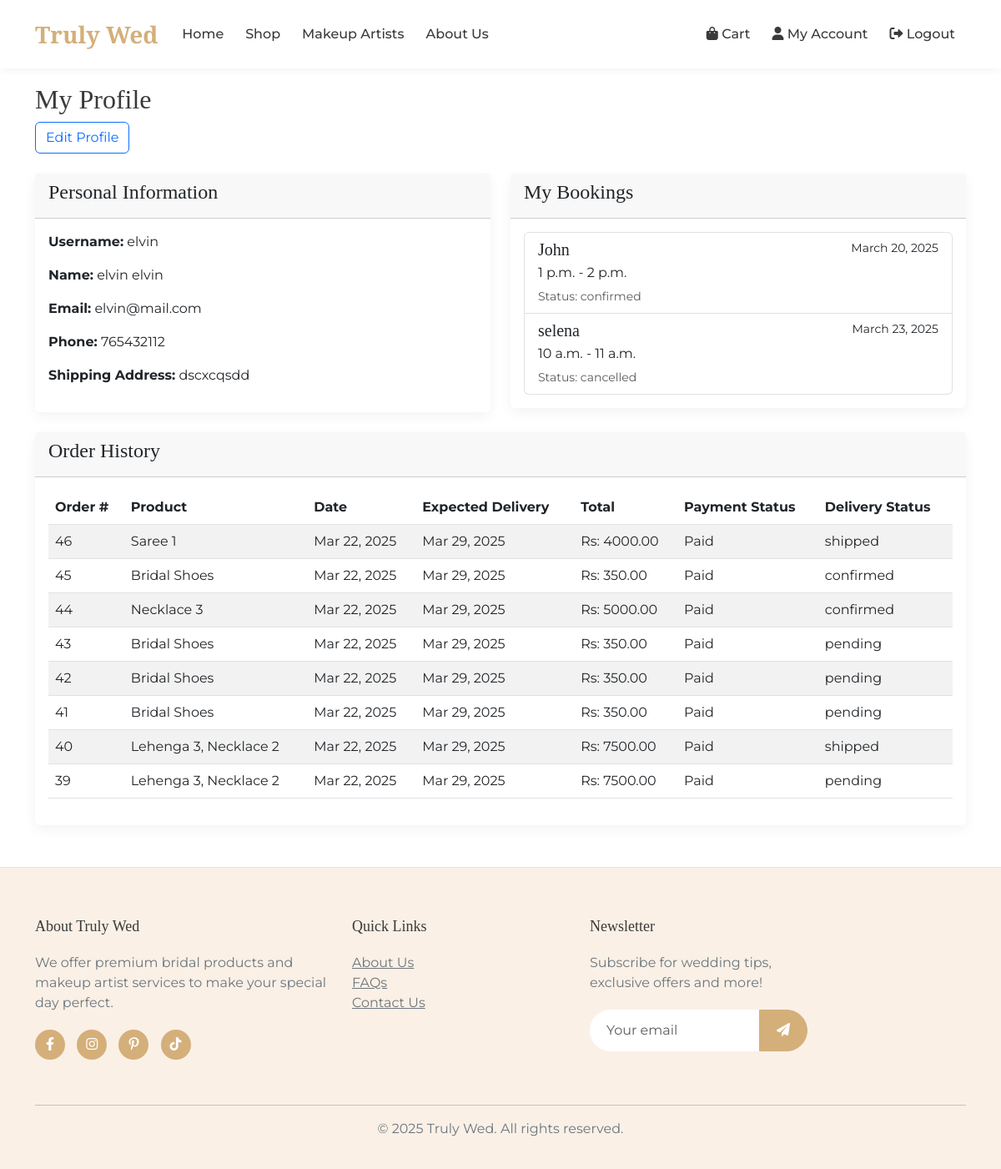
Page /accounts/profile/ (signed in) on the committed database.
### accounts/models.py (models this page shows, shortened)
class Profile(models.Model):
    user = models.OneToOneField(settings.AUTH_USER_MODEL, on_delete=models.CASCADE)
    phone = models.CharField(max_length=20, blank=True)
    address = models.TextField(blank=True)

### artists/models.py (models this page shows, shortened)
class Booking(models.Model):
    STATUS_CHOICES = (
        ('pending', 'Pending'),
        ('confirmed', 'Confirmed'),
        ('completed', 'Completed'),
        ('cancelled', 'Cancelled'),
    )
    user = models.ForeignKey(settings.AUTH_USER_MODEL, related_name='bookings', on_delete=models.CASCADE)
    artist = models.ForeignKey(Artist, related_name='bookings', on_delete=models.CASCADE)
    date = models.DateField()
    time_start = models.TimeField()
    time_end = models.TimeField()
    status = models.CharField(max_length=20, choices=STATUS_CHOICES, default='pending')
    notes = models.TextField(blank=True)
    created = models.DateTimeField(auto_now_add=True)
    updated = models.DateTimeField(auto_now=True)
    class Meta:
        ordering = ('date', 'time_start')

class Artist(models.Model):
    name = models.CharField(max_length=100)
    slug = models.SlugField(unique=True)
    photo = models.ImageField(upload_to='artists/', blank=True)
    bio = models.TextField()
    specialization = models.CharField(max_length=200)
    price_per_hour = models.DecimalField(max_digits=10, decimal_places=2)
    available = models.BooleanField(default=True)

### shop/models.py (models this page shows, shortened)
class Order(models.Model):
    user = models.ForeignKey(settings.AUTH_USER_MODEL, on_delete=models.CASCADE)
    created = models.DateTimeField(auto_now_add=True)
    updated = models.DateTimeField(auto_now=True)
    paid = models.BooleanField(default=True)
    shipping_address = models.TextField(blank=True, null=True)
    razorpay_order_id = models.CharField(max_length=100, blank=True, null=True)
    payment_id = models.CharField(max_length=100, blank=True, null=True)
    STATUS_CHOICES = (
        ('pending', 'Pending'),
        ('confirmed', 'Confirmed'),
        ('cancelled', 'Cancelled'),
        ('shipped', 'Shipped'),
        ('delivered', 'Delivered'),
    )
    status = models.CharField(max_length=10, choices=STATUS_CHOICES, default='pending')
    class Meta:
        ordering = ('-created',)
    def get_total_cost(self):
        return sum(item.get_cost() for item in self.items.all())

class OrderItem(models.Model):
    order = models.ForeignKey(Order, related_name='items', on_delete=models.CASCADE)
    product = models.ForeignKey(Product, related_name='order_items', on_delete=models.CASCADE)
    price = models.DecimalField(max_digits=10, decimal_places=2)
    quantity = models.PositiveIntegerField(default=1)
    def get_cost(self):
        return self.price * self.quantity

class Product(models.Model):
    category = models.ForeignKey(Category, related_name='products', on_delete=models.CASCADE)
    name = models.CharField(max_length=200)
    slug = models.SlugField(unique=True)
    image = models.ImageField(upload_to='products/', blank=True)
    description = models.TextField()
    price = models.DecimalField(max_digits=10, decimal_places=2)
    stock = models.PositiveIntegerField()
    available = models.BooleanField(default=True)
    created = models.DateTimeField(auto_now_add=True)
    updated = models.DateTimeField(auto_now=True)
    class Meta:
        ordering = ('name',)

### accounts/views.py (the view)
# urls.py: path('profile/', views.profile, name='profile'),
@login_required
def profile(request):
    orders = request.user.order_set.all()
    bookings = request.user.bookings.all()
    return render(request, 'accounts/profile.html', {
        'orders': orders,
        'bookings': bookings
    })

### shop/templatetags/shop_extras.py (called while the page is built)
@register.filter
def add_days(date_str, days):
    try:
        date_format = "%b %d, %Y"
        date_obj = datetime.strptime(date_str, date_format)
        new_date = date_obj + timedelta(days=int(days))
        return new_date.strftime(date_format)
    except:
        return date_str

### accounts/templates/accounts/profile.html (shortened to what this page needs)
{% extends 'shop/base.html' %}
{% load shop_extras %}
{% block content %}
<h2>My Profile</h2>
<div class="mb-4">
    <a href="{% url 'accounts:edit_profile' %}" class="btn btn-outline-primary">Edit Profile</a>
</div>
<div class="row">
    <div class="col-md-6">
        <div class="card mb-4">
            <div class="card-header">
                <h4>Personal Information</h4>
            </div>
            <div class="card-body">
                <p><strong>Username:</strong> {{ user.username }}</p>
                <p><strong>Name:</strong> {{ user.first_name }} {{ user.last_name }}</p>
                <p><strong>Email:</strong> {{ user.email }}</p>
                <p><strong>Phone:</strong> {{ user.profile.phone|default:"Not provided" }}</p>
                <p><strong>Shipping Address:</strong> {{ user.profile.address|default:"Not provided" }}</p>
            </div>
        </div>
    </div>
    <div class="col-md-6">
        <div class="card mb-4">
            <div class="card-header">
                <h4>My Bookings</h4>
            </div>
            <div class="card-body">
                {% if bookings %}
                    <div class="list-group">
                        {% for booking in bookings %}
                            <a href="{% url 'artists:artist_detail' booking.artist.slug %}" class="list-group-item list-group-item-action">
                                <div class="d-flex w-100 justify-content-between">
                                    <h5 class="mb-1">{{ booking.artist.name }}</h5>
                                    <small>{{ booking.date }}</small>
                                </div>
                                <p class="mb-1">{{ booking.time_start }} - {{ booking.time_end }}</p>
                                <small class="text-muted">Status: {{ booking.status }}</small>
                            </a>
                        {% endfor %}
                    </div>
                {% else %}
                    <p>You don't have any bookings yet.</p>
                    <a href="{% url 'artists:artist_list' %}" class="btn btn-sm btn-outline-primary">Book an Artist</a>
                {% endif %}
            </div>
        </div>
    </div>
</div>
<div class="card">
    <div class="card-header">
        <h4>Order History</h4>
    </div>
    <div class="card-body">
        {% if orders %}
            <div class="table-responsive">
                <table class="table table-striped">
                    <thead>
                        <tr>
                            <th>Order #</th>
                            <th>Product</th>
                            <th>Date</th>
                            <th>Expected Delivery</th>
                            <th>Total</th>
                            <th>Payment Status</th>
                            <th>Delivery Status</th>
                        </tr>
                    </thead>
                    <tbody>
                        {% for order in orders %}
                            <tr>
                                <td>{{ order.id }}</td>
                                <td>
                                    {% for item in order.items.all %}
                                        {{ item.product.name }}{% if not forloop.last %}, {% endif %}
                                    {% endfor %}
                                </td>
                                <td>{{ order.created|date:"M d, Y" }}</td>
                                <td>{{ order.created|date:"M d, Y"|add_days:7 }}</td>
                                <td>Rs: {{ order.get_total_cost }}</td>
                                <td>Paid</td>
                                <td>
                                       {{order.status}}
                                </td>
                            </tr>
                        {% endfor %}
                    </tbody>
                </table>
            </div>
        {% else %}
            <p>You haven't placed any orders yet.</p>
            <a href="{% url 'shop:product_list' %}" class="btn btn-sm btn-outline-primary">Shop Now</a>
        {% endif %}
    </div>
</div>
{% endblock %}

### shop/templates/shop/base.html (style rules this page uses)
:root { --primary-color: #f8e1e4; --secondary-color: #faf0e6; --accent-color: #d4af7a; --text-color: #3a3a3a; --light-text: #6c757d; }
body { font-family: 'Montserrat', sans-serif; color: var(--text-color); }
h1, h2, h3, h4, h5, h6, .navbar-brand { font-family: 'Playfair Display', serif; }
.card { border: none; box-shadow: 0 5px 15px rgba(0, 0, 0, 0.05); transition: all 0.3s ease; margin-bottom: 30px; }

### rows in the picture
Booking: artist.name "John", date "March 20, 2025", time_start "1 p.m.", time_end "2 p.m.", status "confirmed"
Booking: artist.name "selena", date "March 23, 2025", time_start "10 a.m.", time_end "11 a.m.", status "cancelled"
Order: id "46", created "Mar 22, 2025", created|add_days "Mar 29, 2025", get_total_cost "4000.00", status "shipped"
OrderItem: product.name "Saree 1"
Order: id "45", created "Mar 22, 2025", created|add_days "Mar 29, 2025", get_total_cost "350.00", status "confirmed"
OrderItem: product.name "Bridal Shoes"
Order: id "44", created "Mar 22, 2025", created|add_days "Mar 29, 2025", get_total_cost "5000.00", status "confirmed"
OrderItem: product.name "Necklace 3"
Order: id "43", created "Mar 22, 2025", created|add_days "Mar 29, 2025", get_total_cost "350.00", status "pending"
OrderItem: product.name "Bridal Shoes"
Order: id "42", created "Mar 22, 2025", created|add_days "Mar 29, 2025", get_total_cost "350.00", status "pending"
OrderItem: product.name "Bridal Shoes"
Order: id "41", created "Mar 22, 2025", created|add_days "Mar 29, 2025", get_total_cost "350.00", status "pending"
OrderItem: product.name "Bridal Shoes"
Order: id "40", created "Mar 22, 2025", created|add_days "Mar 29, 2025", get_total_cost "7500.00", status "shipped"
OrderItem: product.name "Lehenga 3"
OrderItem: product.name "Necklace 2"
Order: id "39", created "Mar 22, 2025", created|add_days "Mar 29, 2025", get_total_cost "7500.00", status "pending"
OrderItem: product.name "Lehenga 3"
OrderItem: product.name "Necklace 2"

### other values in the picture
{{ user.username }} "elvin"
{{ user.first_name }} "elvin"
{{ user.last_name }} "elvin"
{{ user.email }} "elvin@mail.com"
{{ user.profile.phone|default:"Not provided" }} "765432112"
{{ user.profile.address|default:"Not provided" }} "dscxcqsdd"
